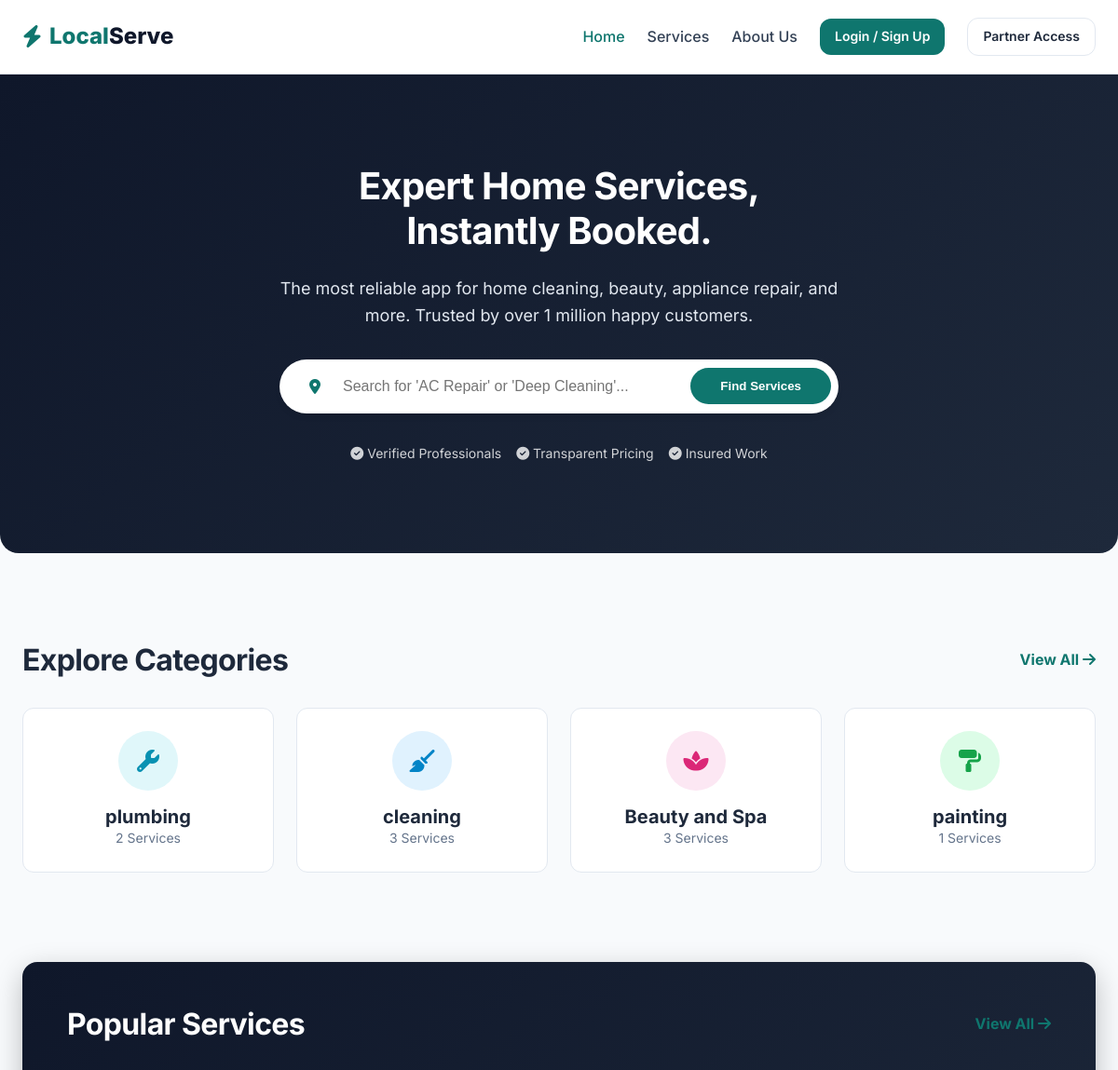
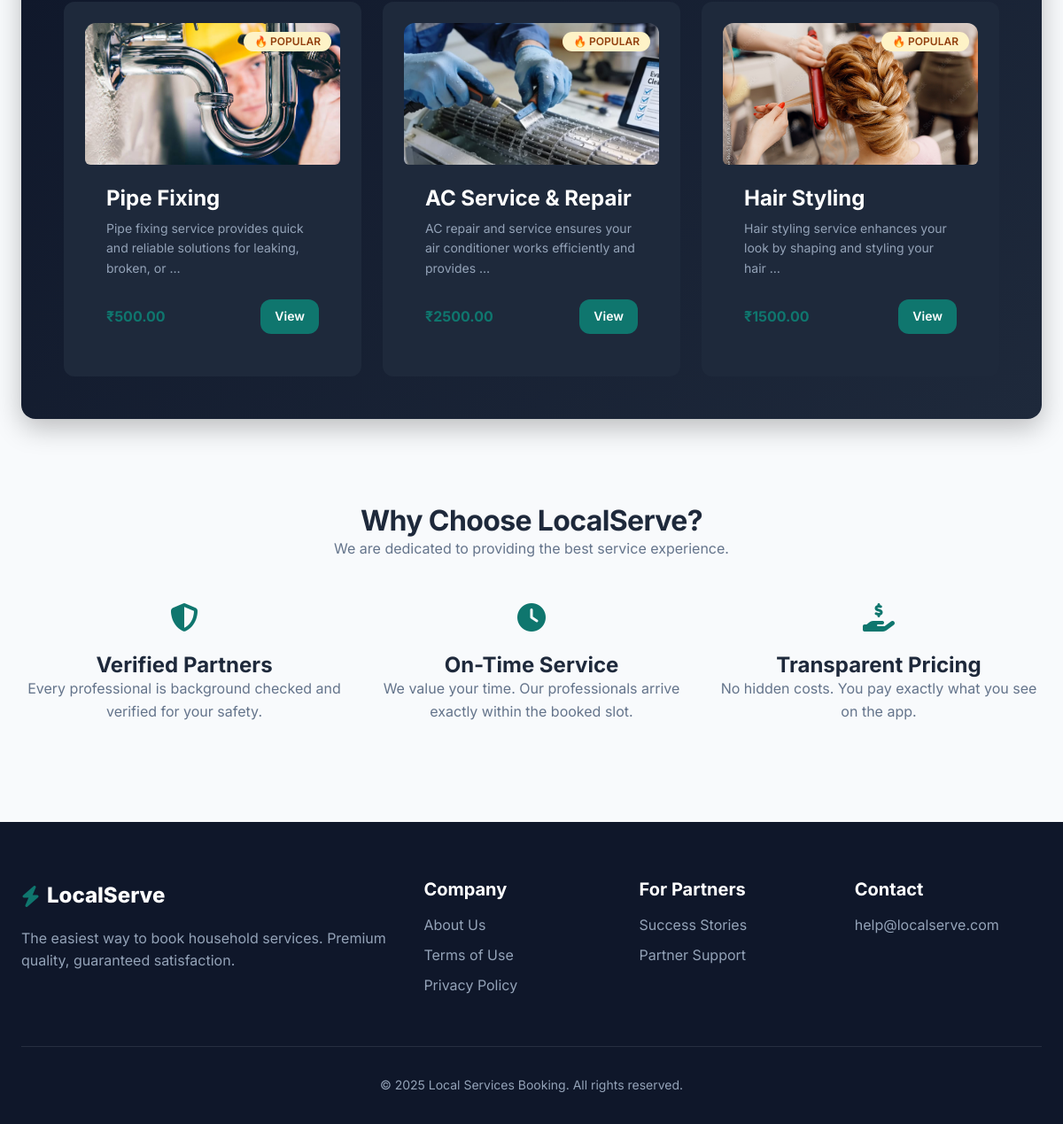
The page / on the database its author committed (2 pictures, top to bottom).
### services/models.py (models this page shows, shortened)
class ServiceCategory(models.Model):
    name = models.CharField(max_length = 100,unique=True)
    icon = models.CharField(max_length = 100,blank=True)
    color = models.CharField(max_length=20, blank=True)
    icon_color = models.CharField(max_length=20, blank=True)
    is_active = models.BooleanField(default = True)

class Service(models.Model):
    category = models.ForeignKey(ServiceCategory, on_delete=models.CASCADE, related_name = "services")
    title = models.CharField(max_length=150)
    description = models.TextField()
    price = models.DecimalField(max_digits=8,decimal_places=2)
    duration_minutes = models.PositiveIntegerField(
        help_text="Duration in minutes"
    )
    image = models.ImageField(upload_to="services/",blank=True, null=True)
    is_active = models.BooleanField(default=True)
    created_at = models.DateTimeField(auto_now_add=True)
    is_best_seller = models.BooleanField(default=False)
    includes = models.TextField(blank=True,default="",
        help_text="Enter one item per line (e.g. Deep dusting, Floor cleaning, etc.)"
    )

### landing_page/views.py (the view)
# urls.py: path('', views.home, name = 'home'),
def home(request):
    categories = ServiceCategory.objects.filter(is_active = True).prefetch_related("services")[:4]
    best_services = Service.objects.filter(is_active=True).annotate(total_bookings=Count("bookings"),avg_rating=Avg("bookings__review__rating")).order_by("-total_bookings", "-avg_rating")[:3]
    top_workers = Worker.objects.filter(is_active=True).order_by("-rating","-created_at")[:4]
    total_customers = Booking.objects.values("customer_id").distinct().count()
    total_bookings = Booking.objects.count()
    context={
        "categories": categories,
        "best_services": best_services,
        "top_workers": top_workers,
        "total_customers": total_customers,
        "total_bookings": total_bookings,
    }
    return render (request,'pages/index.html',context)

### templates/pages/index.html (shortened to what this page needs)
{% load static %}
<!DOCTYPE html>
<html lang="en">
<head>
    <link rel="stylesheet" href="{% static 'css/style.css'  %}">
    <link rel="stylesheet" href="https://cdnjs.cloudflare.com/ajax/libs/font-awesome/6.4.0/css/all.min.css">
</head>
<body>
    <header class="navbar">
        <div class="container nav-container">
            <a href="{% url 'home' %}" class="logo">
                <i class="fa-solid fa-bolt text-primary"></i>
                <div>Local<span>Serve</span></div>
            </a>
            <nav class="nav-links">
                <a href="{% url 'home' %}" class="nav-link active">Home</a>
                <a href="#services" class="nav-link">Services</a>
                <a href="#about" class="nav-link">About Us</a>
                <a href="{% url 'customer_login' %}" class="btn btn-primary btn-sm">Login / Sign Up</a>
                <a href="{% url 'login_admin' %}" class="btn btn-secondary btn-sm">Partner Access</a>
            </nav>
        </div>
    </header>
    <section class="hero">
        <div class="container">
            <h1>Expert Home Services,<br>Instantly Booked.</h1>
            <p>The most reliable app for home cleaning, beauty, appliance repair, and more. Trusted by over 1 million happy customers.</p>
        <form method="GET" action="{% url 'services' %}" class="search-bar">
            <i class="fa-solid fa-location-dot text-primary" style="padding-left: 1.5rem;"></i>
            <input
                type="text"
                name="search"
                class="search-input"
                placeholder="Search for 'AC Repair' or 'Deep Cleaning'..."
            >
            <button type="submit" class="search-btn">
                Find Services
            </button>
        </form>
            <div class="flex justify-center gap-md" style="margin-top: 2rem; opacity: 0.8;">
                <span class="text-sm"><i class="fa-solid fa-check-circle text-success"></i> Verified Professionals</span>
                <span class="text-sm"><i class="fa-solid fa-check-circle text-success"></i> Transparent Pricing</span>
                <span class="text-sm"><i class="fa-solid fa-check-circle text-success"></i> Insured Work</span>
            </div>
        </div>
    </section>
    <section class="section" id="services">
        <div class="container">
            <div class="flex justify-between items-center" style="margin-bottom: 2rem;">
                <h2>Explore Categories</h2>
                <a href="{% url 'services' %}" class="text-primary font-bold">View All <i class="fa-solid fa-arrow-right"></i></a>
            </div>
            <div class="grid grid-cols-4 grid-gap">
                 {% for category in categories %}
                <a href="{% url 'services' %}?category={{ category.id }}" class="card card-hover flex flex-col items-center justify-center text-center p-6" style="cursor: pointer;">
                    <div style="background: {{ category.color }};
                        width:64px;
                        height:64px;
                        border-radius:50%;
                        display:flex;
                        align-items:center;
                        justify-content:center;
                        margin-bottom:1rem;">
                        <i class="{{ category.icon }} fa-xl"
                        style="color: {{ category.icon_color }};"></i>
                        </div>
                    <h4 class="margin-bottom: 0.5rem">{{ category.name }}</h4>
                    <span class="text-sm text-light">{{ category.services.count }} Services</span>
                </a>
                {% endfor %}
            </div>
        </div>
    </section>
<section class="section">
    <div class="container">
        <div class="card"
        style="
        background:linear-gradient(135deg,#0F172A,#1E293B);
        color:white;
        padding:3rem;
        border:none;
        border-radius:16px;
        box-shadow:0 10px 30px rgba(0,0,0,0.25);
        ">
        <div class="flex justify-between items-center" style="margin-bottom:2rem;">
            <h2 style="color:white;">Popular Services</h2>
            <a href="{% url 'services' %}" class="text-primary font-bold">
                View All <i class="fa-solid fa-arrow-right"></i>
            </a>
        </div>
        <div class="grid grid-cols-3 grid-gap">
            {% for service in best_services %}
            <div class="card card-hover flex flex-col"
            style="background:#1E293B; border:none; color:white;">
                <div style="height:160px; border-radius:var(--radius-md) var(--radius-md) 0 0; overflow:hidden; position:relative;">
                    <span class="badge badge-warning"
                    style="position:absolute; top:10px; right:10px;">
                        🔥 Popular
                    </span>
                    {% if service.image %}
                        <img src="{{ service.image.url }}"
                        style="width:100%; height:100%; object-fit:cover;">
                    {% else %}
                        <div style="height:100%; display:flex; align-items:center; justify-content:center;">
                            <i class="fa-solid fa-screwdriver-wrench fa-3x text-light"></i>
                        </div>
                    {% endif %}
                </div>
                <div style="padding:1.5rem; flex-grow:1;">
                    <h3 style="margin-bottom:0.5rem; color:white;">
                        {{ service.title }}
                    </h3>
                    <p style="color:#94A3B8; font-size:14px;">
                        {{ service.description|truncatewords:12 }}
                    </p>
                </div>
                <div class="flex justify-between items-center"
                style="padding:0 1.5rem 1.5rem;">
                    <span class="font-bold text-primary">
                        ₹{{ service.price }}
                    </span>
                    <a href="{% url 'services_detail' service.id %}"
                    class="btn btn-primary btn-sm">
                        View
                    </a>
                </div>
            </div>
            {% endfor %}
        </div>
        </div>
    </div>
</section>
    <section class="section" id="about">
        <div class="container">
            <div class="text-center" style="margin-bottom: 3rem;">
                <h2>Why Choose LocalServe?</h2>
                <p class="text-light">We are dedicated to providing the best service experience.</p>
            </div>
            <div class="grid grid-cols-3 grid-gap">
                <div class="text-center">
                    <i class="fa-solid fa-shield-halved fa-2x text-primary" style="margin-bottom: 1.5rem;"></i>
                    <h3>Verified Partners</h3>
                    <p class="text-light">Every professional is background checked and verified for your safety.</p>
                </div>
                <div class="text-center">
                    <i class="fa-solid fa-clock fa-2x text-primary" style="margin-bottom: 1.5rem;"></i>
                    <h3>On-Time Service</h3>
                    <p class="text-light">We value your time. Our professionals arrive exactly within the booked slot.</p>
                </div>
                <div class="text-center">
                    <i class="fa-solid fa-hand-holding-dollar fa-2x text-primary" style="margin-bottom: 1.5rem;"></i>
                    <h3>Transparent Pricing</h3>
                    <p class="text-light">No hidden costs. You pay exactly what you see on the app.</p>
                </div>
            </div>
        </div>
    </section>
    <footer class="footer">
        <div class="container">
            <div class="footer-grid">
                <div class="footer-col">
                    <a href="#" class="logo" style="margin-bottom: 1rem;">
                        <i class="fa-solid fa-bolt text-primary"></i>
                        <span style="color: white;">LocalServe</span>
                    </a>
                    <p style="color: #94A3B8;">The easiest way to book household services. Premium quality, guaranteed satisfaction.</p>
                </div>
                <div class="footer-col">
                    <h4>Company</h4>
                    <ul>
                        <li><a href="#about">About Us</a></li>
                        <li><a href="terms">Terms of Use</a></li>
                        <li><a href="privacy">Privacy Policy</a></li>
                    </ul>
                </div>
                <div class="footer-col">
                    <h4>For Partners</h4>
                    <ul>
                        <li><a href="{% url 'success_stories' %}">Success Stories</a></li>
                        <li><a href="{% url 'partner_support' %}">Partner Support</a></li>
                    </ul>
                </div>
                <div class="footer-col">
                    <h4>Contact</h4>
                    <ul>
                        <li><a href="#">help@localserve.com</a></li>
                    </ul>
                </div>
            </div>
            <div class="footer-bottom">
                &copy; 2025 Local Services Booking. All rights reserved.
            </div>
        </div>
    </footer>
</body>
</html>

### rows shown on the page
ServiceCategory: name "plumbing", services.count "2"
ServiceCategory: name "cleaning", services.count "3"
ServiceCategory: name "Beauty and Spa", services.count "3"
ServiceCategory: name "painting", services.count "1"
Service: image (picture), title "Pipe Fixing", description "Pipe fixing service provides quick and reliable solutions for leaking, broken, or …", price "500.00"
Service: image (picture), title "AC Service & Repair", description "AC repair and service ensures your air conditioner works efficiently and provides …", price "2500.00"
Service: image (picture), title "Hair Styling", description "Hair styling service enhances your look by shaping and styling your hair …", price "1500.00"
